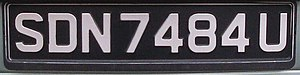
#> input picture images/singapore_numberPlates/01.jpg, 300 x 75 px; its folder holds only this picture in this run
$ python test_teserract.py
#> lines starting #> are read from the running program, lines starting #| are printed output that depends on the picture; after the words box and inside, x2 and y2 are one past the last pixel; in counts of white or black regions, pixels touching at a corner belong together
import glob
import cv2
import pytesseract
import numpy as np
labels = ["SDN7484U", "GT5861K", "PA9588S", "SJG5465D", "SHA3085K", "YN1219K", "SBS6216G",
"SEP1", "QX30K", "SPF1", "SBA1234A", "SV2872X", "YB1234A", "SBA1234A", "SBA1234A"]
image_path = "/home/senthil/projects/NumberPlateExtractor/images/singapore_numberPlates/"
Show_image_processing = False

files = glob.glob(image_path + "*")
files = np.array(sorted(files))
image_name = [x.replace(image_path, "") for x in files]
results = []
acc_result = np.zeros((len(files), len(range(1, 14))))
for i, imPath in enumerate(files):
    text_in_image = []

    print(image_name[i])
    im = cv2.imread(imPath, cv2.IMREAD_GRAYSCALE)
#> im: shape (75, 300); min 0, max 255, mean 83.5
    im = cv2.bilateralFilter(im, 9, 75, 75)
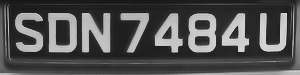
#> im: shape (75, 300); min 22, max 220, mean 82.4
    ret, im = cv2.threshold(im, 0, 255, cv2.THRESH_OTSU)
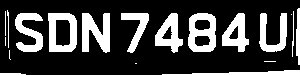
#> im: shape (75, 300); 25.5% white; 19 white regions (5 under 20 px), largest, box (x1, y1, x2, y2) and area: (82, 13, 110, 53) 754, (188, 13, 216, 52) 732, (48, 13, 77, 52) 715
#> ret = 116
    if Show_image_processing:
        cv2.imshow("im", im)
        cv2.waitKey()
        cv2.destroyAllWindows()

    for j in range(1, 14):
        config = ('-l eng --oem 3 --psm %i' % j)
        # Read image from disk


        # Run tesseract OCR on image
        try:
#> (the run stopped early here; a loop or call above may not have finished)

$ run again, on images/singapore_numberPlates/05.jpg
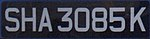
#> input picture images/singapore_numberPlates/05.jpg, 150 x 39 px
#> `im = cv2.bilateralFilter(im, 9, 75, 75)`:
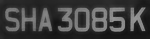
#> im: shape (39, 150); min 20, max 149, mean 60.8
#> `ret, im = cv2.threshold(im, 0, 255, cv2.THRESH_OTSU)`:
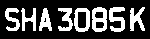
#> im: shape (39, 150); 27.7% white; 8 white regions, largest, box (x1, y1, x2, y2) and area: (92, 7, 107, 32) 253, (109, 7, 125, 32) 234, (74, 8, 90, 32) 218
#> ret = 79

$ run again, on images/singapore_numberPlates/07.jpg
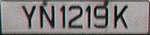
#> input picture images/singapore_numberPlates/07.jpg, 150 x 35 px
#> `im = cv2.bilateralFilter(im, 9, 75, 75)`:
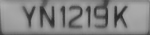
#> im: shape (35, 150); min 39, max 173, mean 133.3
#> `ret, im = cv2.threshold(im, 0, 255, cv2.THRESH_OTSU)`:
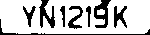
#> im: shape (35, 150); 77.4% white; 8 black regions, largest, box (x1, y1, x2, y2) and area: (94, 0, 111, 28) 239, (39, 0, 55, 28) 221, (0, 19, 150, 35) 209
#> ret = 115

$ run again, on images/singapore_numberPlates/08.jpg
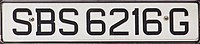
#> input picture images/singapore_numberPlates/08.jpg, 200 x 44 px
#> `im = cv2.bilateralFilter(im, 9, 75, 75)`:
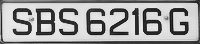
#> im: shape (44, 200); min 21, max 237, mean 161.2
#> `ret, im = cv2.threshold(im, 0, 255, cv2.THRESH_OTSU)`:
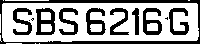
#> im: shape (44, 200); 64.2% white; 12 black regions (3 under 20 px), largest, box (x1, y1, x2, y2) and area: (0, 0, 200, 44) 1202, (36, 8, 55, 35) 304, (143, 8, 162, 35) 278
#> ret = 138

$ run again, on images/singapore_numberPlates/02.jpg
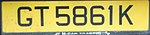
#> input picture images/singapore_numberPlates/02.jpg, 150 x 35 px
#> `im = cv2.bilateralFilter(im, 9, 75, 75)`:
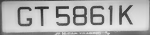
#> im: shape (35, 150); min 41, max 233, mean 177.1
#> `ret, im = cv2.threshold(im, 0, 255, cv2.THRESH_OTSU)`:
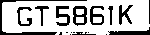
#> im: shape (35, 150); 73.9% white; 18 black regions (7 under 20 px), largest, box (x1, y1, x2, y2) and area: (0, 0, 87, 35) 317, (108, 27, 150, 35) 167, (73, 6, 87, 26) 158
#> ret = 151
